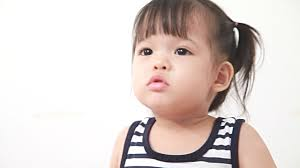
//> input picture hog/download.jpg, 300 x 168 px
$ ./img download.jpg   (built with g++ and OpenCV 4)
//> lines starting //> are read from the running program, lines starting //| are printed output that depends on the picture
#include <opencv2/core/core.hpp>
#include <opencv2/highgui/highgui.hpp>
#include <opencv2/imgproc/imgproc.hpp>
#include <iostream>
#include <math.h>

#define PI 3.14159265

using namespace std;
using namespace cv;

int main(int argc, char const *argv[])
{
	float block_histogram_sum = 0.0;
	float block_histogram_modulus = 0.0;
	int arr_x[130][66];
	int arr_y[130][66];
	int arr_intensity[130][66];
	float arr_intensity_gradient[128][64];
	float arr_orientation[128][64];
	std::vector<float> histogram; histogram.resize(9,0.0);
	std::vector<vector<float> > cell;
	std::vector<float> block_histogram; block_histogram.resize(36,0.0);
	std::vector<vector<float> > block;

	if (argc != 2)
		{
			cout<<"Exactly 2 arguments should be there"<<endl;
			return -1;
		}

	Mat image;
	image = imread(argv[1], CV_LOAD_IMAGE_COLOR);
//> image is the input picture: 168 rows x 300 cols, CV_8UC3; mean B, G, R 205, 208.8, 219.7

	if(!image.data)
		{
			cout<<"Couldnot find or load the image"<<endl;
			return -1;
		}

    Size s = image.size();
//> s = Size(300, 168)
    cout<<"Height = "<<s.height<<" , Width = "<<s.width<<endl;
//| Height = 168 , Width = 300

    Mat gray_image;
    cvtColor(image, gray_image, CV_BGR2GRAY);
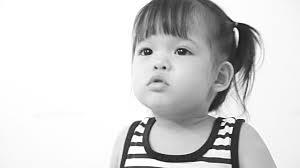
//> gray_image: 168 rows x 300 cols, CV_8UC1; min 1, max 255, mean 211.7
    imwrite("Gray_Image_download.jpg", gray_image);

    Size sz(66,130);
    Mat resized_image;
    resize(gray_image,resized_image,sz);
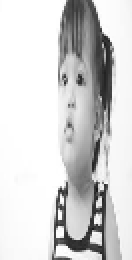
//> resized_image: 130 rows x 66 cols, CV_8UC1 (shown 2 times larger); min 22, max 255, mean 211.6

    for (int x = 0; x < resized_image.rows; ++x)
	    {
	    	for (int y = 0; y < resized_image.cols; ++y)
		    	{
		    		arr_x[x][y] = 0;
		    		arr_y[x][y] = 0;
		    		Scalar pixel_intensity = resized_image.at<uchar>(x,y);
		    		arr_intensity[x][y] = pixel_intensity.val[0];
		    	}
	    }
     cout<<"resized_image.rows = "<<resized_image.rows<<" resized_image.cols = "<<resized_image.cols<<endl;
//| resized_image.rows = 130 resized_image.cols = 66

     for (int x = 1; x < resized_image.rows-1; ++x)
	    {
	    	for (int y = 1; y < resized_image.cols-1; ++y)
		    	{
		    		arr_x[x][y] =(-1*arr_intensity[x-1][y-1] + 0*arr_intensity[x-1][y] + 1*arr_intensity[x-1][y+1] +
		    		               -1*arr_intensity[x][y-1] + 0*arr_intensity[x][y] + 1*arr_intensity[x][y+1] +
		    		               -1*arr_intensity[x+1][y-1] + 0*arr_intensity[x+1][y] + 1*arr_intensity[x+1][y+1])/3;

		    		arr_y[x][y] = (1*arr_intensity[x-1][y-1] + 1*arr_intensity[x-1][y] + 1*arr_intensity[x-1][y+1] +
		    		               0*arr_intensity[x][y-1] + 0*arr_intensity[x][y] + 0*arr_intensity[x][y+1] +
		    		               -1*arr_intensity[x+1][y-1] + -1*arr_intensity[x+1][y] + -1*arr_intensity[x+1][y+1])/3;

		    		arr_intensity_gradient[x-1][y-1] = sqrt(arr_x[x][y]*arr_x[x][y] + arr_y[x][y]*arr_y[x][y]);
		    	    arr_orientation[x-1][y-1] = atan2(arr_y[x][y],arr_x[x][y]) * 180 / PI;
		    	    if(arr_orientation[x-1][y-1]<0) arr_orientation[x-1][y-1] += 180;
		    	}
	    }

	 Mat x_gradient = Mat::zeros(128, 64, CV_8UC1);
	 Mat y_gradient = Mat::zeros(128, 64, CV_8UC1);
	 Mat gradient_magnitude = Mat::zeros(128, 64, CV_8UC1);
	 Mat orientation_vector = Mat::zeros(128, 64, CV_8UC1);

     for (int x = 1; x < resized_image.rows-1; ++x)
	    {
	    	for (int y = 1; y < resized_image.cols-1; ++y)
		    	{
                    x_gradient.at<uchar>(x-1,y-1) = arr_x[x][y];
                    y_gradient.at<uchar>(x-1,y-1) = arr_y[x][y];
                    gradient_magnitude.at<uchar>(x-1,y-1) = arr_intensity_gradient[x][y];
                    orientation_vector.at<uchar>(x-1,y-1) = arr_orientation[x][y];
		    	}
	    }
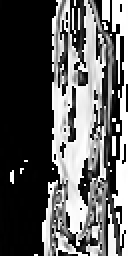
//> x_gradient: 128 rows x 64 cols, CV_8UC1 (shown 2 times larger); min 0, max 255, mean 93.9
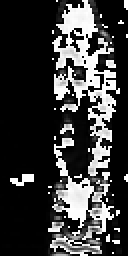
//> y_gradient: 128 rows x 64 cols, CV_8UC1 (shown 2 times larger); min 0, max 255, mean 58.5
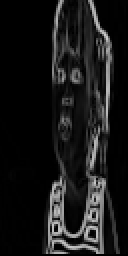
//> gradient_magnitude: 128 rows x 64 cols, CV_8UC1 (shown 2 times larger); min 0, max 204, mean 23.8
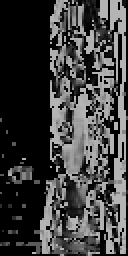
//> orientation_vector: 128 rows x 64 cols, CV_8UC1 (shown 2 times larger); min 0, max 180, mean 62.2

	 for (int x = 0; x < resized_image.rows-2; x=x+8)
	 {
	 	for (int y = 0; y < resized_image.cols-2; y=y+8)
	 	{
	 		for (int i = x; i < x+8; ++i)
	 		{
	 			for (int j = y; j < y+8; ++j)
	 			{
	 				if (arr_orientation[i][j] >= 0 && arr_orientation[i][j] < 10)
	 				{
	 					histogram[0] = histogram[0] + arr_intensity_gradient[i][j];
	 				}
	 				if(arr_orientation[i][j] >= 10 && arr_orientation[i][j] < 30)
	 				{
                        histogram[0] = histogram[0] + (abs(arr_orientation[i][j]-30)/20)*(arr_intensity_gradient[i][j]);
                        histogram[1] = histogram[1] + (abs(arr_orientation[i][j]-10)/20)*(arr_intensity_gradient[i][j]);
	 				}
	 				if(arr_orientation[i][j] >= 30 && arr_orientation[i][j] < 50)
	 				{
                        histogram[1] = histogram[1] + (abs(arr_orientation[i][j]-50)/20)*(arr_intensity_gradient[i][j]);
                        histogram[2] = histogram[2] + (abs(arr_orientation[i][j]-30)/20)*(arr_intensity_gradient[i][j]);
	 				}
	 				if(arr_orientation[i][j] >= 50 && arr_orientation[i][j] < 70)
	 				{
                        histogram[2] = histogram[2] + (abs(arr_orientation[i][j]-70)/20)*(arr_intensity_gradient[i][j]);
                        histogram[3] = histogram[3] + (abs(arr_orientation[i][j]-50)/20)*(arr_intensity_gradient[i][j]);
	 				}
	 				if(arr_orientation[i][j] >= 70 && arr_orientation[i][j] < 90)
	 				{
                        histogram[3] = histogram[3] + (abs(arr_orientation[i][j]-90)/20)*(arr_intensity_gradient[i][j]);
                        histogram[4] = histogram[4] + (abs(arr_orientation[i][j]-70)/20)*(arr_intensity_gradient[i][j]);
	 				}
	 				if(arr_orientation[i][j] >= 90 && arr_orientation[i][j] < 110)
	 				{
                        histogram[4] = histogram[4] + (abs(arr_orientation[i][j]-110)/20)*(arr_intensity_gradient[i][j]);
                        histogram[5] = histogram[5] + (abs(arr_orientation[i][j]-90)/20)*(arr_intensity_gradient[i][j]);
	 				}
	 				if(arr_orientation[i][j] >= 110 && arr_orientation[i][j] < 130)
	 				{
                        histogram[5] = histogram[5] + (abs(arr_orientation[i][j]-130)/20)*(arr_intensity_gradient[i][j]);
                        histogram[6] = histogram[6] + (abs(arr_orientation[i][j]-110)/20)*(arr_intensity_gradient[i][j]);
	 				}
	 				if(arr_orientation[i][j] >= 130 && arr_orientation[i][j] < 150)
	 				{
                        histogram[6] = histogram[6] + (abs(arr_orientation[i][j]-150)/20)*(arr_intensity_gradient[i][j]);
                        histogram[7] = histogram[7] + (abs(arr_orientation[i][j]-130)/20)*(arr_intensity_gradient[i][j]);
	 				}
	 				if(arr_orientation[i][j] >= 150 && arr_orientation[i][j] < 170)
	 				{
                        histogram[7] = histogram[7] + (abs(arr_orientation[i][j]-170)/20)*(arr_intensity_gradient[i][j]);
                        histogram[8] = histogram[8] + (abs(arr_orientation[i][j]-150)/20)*(arr_intensity_gradient[i][j]);
	 				}
	 				if(arr_orientation[i][j] >= 170 && arr_orientation[i][j] < 180)
	 				{
                        histogram[8] = histogram[8] + (arr_intensity_gradient[i][j]);
	 				}
	 			}
	 		}
	 		cell.push_back(histogram);
	 	}
	 }
//> after the loop, histogram = [53208.4, 15516.3, 10889.9, 8975.6, 10798, 6039.9, 8051.5, 14850.1, 62256.2]; cell = 128 items

	 // [20 lines of commented-out code are left out]

	namedWindow("Original Image", WINDOW_AUTOSIZE);
	namedWindow("GrayScale Image", WINDOW_AUTOSIZE);
	namedWindow("Resized Image", WINDOW_AUTOSIZE);
	namedWindow("X Gradient", WINDOW_AUTOSIZE);
	namedWindow("Y Gradient", WINDOW_AUTOSIZE);
	namedWindow("Gradient Magnitude", WINDOW_NORMAL);
	namedWindow("Orientation", WINDOW_NORMAL);

	imshow("Original Image", image);
	imshow("GrayScale Image", gray_image);
	imshow("Resized Image", resized_image);
	imshow("X Gradient", x_gradient);
	imshow("Y Gradient", y_gradient);
	imshow("Gradient Magnitude", gradient_magnitude);
	imshow("Orientation", orientation_vector);

	waitKey(0);
	return 0;
}
